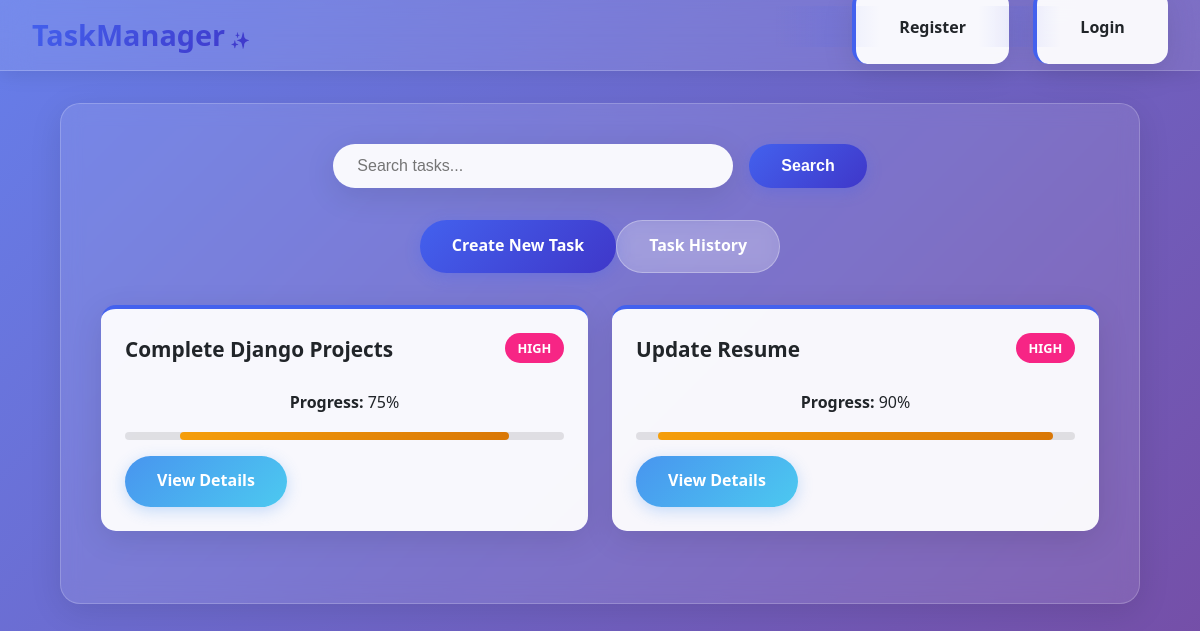
/base/display/, run on the app's committed database.
### base/models.py (models this page shows, shortened)
class Task(models.Model):
    title = models.CharField(max_length=200)
    description = models.CharField(max_length=500)
    priority = models.ForeignKey(Priority, on_delete=models.CASCADE, related_name='task')
    estimated_hours = models.IntegerField()
    progress = models.IntegerField()  # 0-100%
    is_completed = models.BooleanField(default=False)
    created_at = models.DateTimeField(auto_now_add=True)
    completed_at = models.DateTimeField(null=True, blank=True)

class Priority(models.Model):
    name = models.CharField(max_length=10)
    def __str__(self):
        return self.name

### base/views.py (the view)
# urls.py: path('display/',views.display,name="display"),
def display(request):
    search=request.GET.get('q')
    if search:
        data= Task.objects.filter(
            Q(title__icontains=search)|
            Q(desc__icontains=search)|
            Q(genre__icontains=search)
        )
    else:
        data=Task.objects.filter(is_completed=False)
    return render(request,'display.html',{'data':data})

### base/templates/display.html
{% extends 'main.html' %}
{% block content %}
<div class="container glass-container">
    <form method="GET" class="search-container">
        <input type="text" name="q" placeholder="Search tasks..." value="{{ request.GET.q }}" class="search-input" />
        <button type="submit" class="btn btn-primary">Search</button>
    </form>
    <div class="d-flex justify-content-center mb-4">
        <a href="{% url 'create' %}" class="btn btn-primary pulse">Create New Task</a>
        <a href="{% url 'history' %}" class="btn btn-secondary pulse">Task History</a>
    </div>
    <div class="task-grid">
        {% for i in data %}
        <div class="task-card animate-fade-in">
            <div class="task-header">
                <h3 class="task-title">{{ i.title }}</h3>
                <span class="task-priority priority-{{ i.priority|lower }}">{{ i.priority }}</span>
            </div>
            <p><strong>Progress:</strong> {{ i.progress|default:0 }}%</p>
            <div class="progress-bar">
                <div class="progress-fill" style="width: {{ i.progress|default:0 }}%"></div>
            </div>
            <div class="d-flex gap-2 mt-2">
                <a href="{% url 'specific' i.id %}" class="btn btn-info">View Details</a>
            </div>
        </div>
        {% empty %}
        <div class="text-center">
            <p>No tasks found. <a href="{% url 'create' %}" class="btn btn-primary">Create your first task!</a></p>
        </div>
        {% endfor %}
    </div>
</div>
{% endblock %}

### static/style.css (style rules this page uses)
:root { --primary: #4361ee; --secondary: #3f37c9; --success: #4cc9f0; --danger: #f72585; --warning: #f8961e; --info: #4895ef; --dark: #212529; --light: #f8f9fa; --gradient: linear-gradient(135deg, #667eea 0%, #764ba2 100%); --glass-bg: rgba(255, 255, 255, 0.1); --glass-border: rgba(255, 255, 255, 0.2); --shadow: 0 8px 32px rgba(0, 0, 0, 0.1); --shadow-hover: 0 15px 45px rgba(0, 0, 0, 0.15); }
* { margin: 0; padding: 0; box-sizing: border-box; }
body { font-family: 'Segoe UI', Tahoma, Geneva, Verdana, sans-serif; background: var(--gradient); min-height: 100vh; color: var(--dark); line-height: 1.6; }
.container { width: 90%; max-width: 1200px; margin: 0 auto; padding: 2rem; }
.glass-container { background: var(--glass-bg); backdrop-filter: blur(10px); border: 1px solid var(--glass-border); border-radius: 20px; box-shadow: var(--shadow); padding: 2.5rem; margin: 2rem auto; }
.btn { padding: 0.8rem 2rem; border: none; border-radius: 50px; font-weight: 600; text-decoration: none; text-align: center; transition: all 0.3s cubic-bezier(0.4, 0, 0.2, 1); position: relative; overflow: hidden; cursor: pointer; font-size: 1rem; display: inline-flex; align-items: center; justify-content: center; gap: 0.5rem; }
.btn::before { content: ''; position: absolute; top: 0; left: -100%; width: 100%; height: 100%; background: linear-gradient(90deg, transparent, rgba(255,255,255,0.3), transparent); transition: left 0.5s; }
.btn-primary { background: linear-gradient(135deg, var(--primary), var(--secondary)); color: white; box-shadow: 0 4px 15px rgba(67, 97, 238, 0.3); }
.btn-secondary { background: rgba(255, 255, 255, 0.2); color: white; border: 1px solid rgba(255, 255, 255, 0.3); backdrop-filter: blur(10px); }
.btn-info { background: linear-gradient(135deg, var(--info), var(--success)); color: white; box-shadow: 0 4px 15px rgba(72, 149, 239, 0.3); }
.task-grid { display: grid; grid-template-columns: repeat(auto-fit, minmax(350px, 1fr)); gap: 1.5rem; margin: 2rem 0; }
.task-card { background: rgba(255, 255, 255, 0.95); padding: 1.5rem; border-radius: 15px; box-shadow: var(--shadow); transition: all 0.3s ease; border-top: 4px solid var(--primary); }
.task-header { display: flex; justify-content: space-between; align-items: start; margin-bottom: 1rem; }
.task-title { font-size: 1.3rem; font-weight: 700; color: var(--dark); margin-bottom: 0.5rem; }
.task-priority { padding: 0.3rem 0.8rem; border-radius: 20px; font-size: 0.8rem; font-weight: 600; text-transform: uppercase; }
.priority-high { background: var(--danger); color: white; }
.progress-bar { width: 100%; height: 8px; background: rgba(0, 0, 0, 0.1); border-radius: 10px; overflow: hidden; margin: 1rem 0; }
.progress-fill { height: 100%; background: linear-gradient(90deg, var(--success), var(--info)); border-radius: 10px; transition: width 0.5s ease; }
.search-container { display: flex; gap: 1rem; justify-content: center; margin-bottom: 2rem; }
.search-input { flex: 1; max-width: 400px; padding: 0.8rem 1.5rem; border: none; border-radius: 50px; background: rgba(255, 255, 255, 0.95); box-shadow: var(--shadow); font-size: 1rem; transition: all 0.3s ease; }
.animate-fade-in { animation: fadeInUp 0.6s ease; }
.d-flex { display: flex; }
.justify-content-center { justify-content: center; }
.gap-2 { gap: 0.5rem; }
.mb-4 { margin-bottom: 1.5rem; }
.mt-2 { margin-top: 0.5rem; }
.progress-bar { width: 100%; height: 8px; background: rgba(0, 0, 0, 0.1); border-radius: 10px; overflow: hidden; margin: 1rem 0; position: relative; left: 0; }
.progress-fill { height: 100%; background: linear-gradient(90deg, var(--success), var(--info)); border-radius: 10px; transition: width 0.5s ease; width: 0% ; }
.progress-bar::after { content: ''; position: absolute; top: 0; left: 0; border-radius: 10px; box-shadow: inset 0 0 0 1px rgba(0, 0, 0, 0.1); pointer-events: none; }
.progress-fill[style*="width: 7"], .progress-fill[style*="width: 8"], .progress-fill[style*="width: 9"] { background: linear-gradient(90deg, #f59e0b, #d97706) !important; }

### data on the page
Task: title "Complete Django Projects", priority "HIGH", progress "75"
Task: title "Update Resume", priority "HIGH", progress "90"
